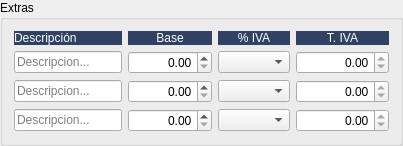
            <widget class="QGroupBox" name="groupBox">
             <property name="title">
              <string>Extras</string>
             </property>
             <layout class="QGridLayout" name="gridLayout_13">
              <item row="2" column="4">
               <widget class="QDoubleSpinBox" name="spiniva_gasto2">
                <property name="minimumSize">
                 <size>
                  <width>93</width>
                  <height>0</height>
                 </size>
                </property>
                <property name="focusPolicy">
                 <enum>Qt::NoFocus</enum>
                </property>
                <property name="alignment">
                 <set>Qt::AlignRight|Qt::AlignTrailing|Qt::AlignVCenter</set>
                </property>
                <property name="readOnly">
                 <bool>true</bool>
                </property>
                <property name="minimum">
                 <double>-100000000.000000000000000</double>
                </property>
                <property name="maximum">
                 <double>1000000000.000000000000000</double>
                </property>
               </widget>
              </item>
              <item row="0" column="0">
               <widget class="QLabel" name="label_37">
                <property name="styleSheet">
                 <string notr="true">background-color: #304163;
color: rgb(255, 255, 255);</string>
                </property>
                <property name="text">
                 <string>Descripción</string>
                </property>
               </widget>
              </item>
              <item row="0" column="4">
               <widget class="QLabel" name="label_38">
                <property name="minimumSize">
                 <size>
                  <width>93</width>
                  <height>0</height>
                 </size>
                </property>
                <property name="styleSheet">
                 <string notr="true">background-color: #304163;
color: rgb(255, 255, 255);</string>
                </property>
                <property name="text">
                 <string>T. IVA</string>
                </property>
                <property name="alignment">
                 <set>Qt::AlignCenter</set>
                </property>
               </widget>
              </item>
              <item row="3" column="4">
               <widget class="QDoubleSpinBox" name="spiniva_gasto3">
                <property name="minimumSize">
                 <size>
                  <width>93</width>
                  <height>0</height>
                 </size>
                </property>
                <property name="focusPolicy">
                 <enum>Qt::NoFocus</enum>
                </property>
                <property name="alignment">
                 <set>Qt::AlignRight|Qt::AlignTrailing|Qt::AlignVCenter</set>
                </property>
                <property name="readOnly">
                 <bool>true</bool>
                </property>
                <property name="minimum">
                 <double>-100000000.000000000000000</double>
                </property>
                <property name="maximum">
                 <double>1000000000.000000000000000</double>
                </property>
               </widget>
              </item>
              <item row="3" column="0">
               <widget class="QLineEdit" name="txtGastoDist3">
                <property name="placeholderText">
                 <string>Descripcion...</string>
                </property>
               </widget>
              </item>
              <item row="1" column="1">
               <widget class="QDoubleSpinBox" name="SpinGastoDist1">
                <property name="alignment">
                 <set>Qt::AlignRight|Qt::AlignTrailing|Qt::AlignVCenter</set>
                </property>
                <property name="maximum">
                 <double>999999999.000000000000000</double>
                </property>
               </widget>
              </item>
              <item row="2" column="1">
               <widget class="QDoubleSpinBox" name="SpinGastoDist2">
                <property name="alignment">
                 <set>Qt::AlignRight|Qt::AlignTrailing|Qt::AlignVCenter</set>
                </property>
                <property name="maximum">
                 <double>999999999.000000000000000</double>
                </property>
               </widget>
              </item>
              <item row="0" column="3">
               <widget class="QLabel" name="label_39">
                <property name="styleSheet">
                 <string notr="true">background-color: #304163;
color: rgb(255, 255, 255);</string>
                </property>
                <property name="text">
                 <string>% IVA</string>
                </property>
                <property name="alignment">
                 <set>Qt::AlignCenter</set>
                </property>
               </widget>
              </item>
              <item row="3" column="3">
               <widget class="QComboBox" name="cboporc_iva_gasto3"/>
              </item>
              <item row="2" column="3">
               <widget class="QComboBox" name="cboporc_iva_gasto2"/>
              </item>
              <item row="1" column="4">
               <widget class="QDoubleSpinBox" name="spiniva_gasto1">
                <property name="minimumSize">
                 <size>
                  <width>93</width>
                  <height>0</height>
                 </size>
                </property>
                <property name="focusPolicy">
                 <enum>Qt::NoFocus</enum>
                </property>
                <property name="alignment">
                 <set>Qt::AlignRight|Qt::AlignTrailing|Qt::AlignVCenter</set>
                </property>
                <property name="readOnly">
                 <bool>true</bool>
                </property>
                <property name="minimum">
                 <double>-100000000.000000000000000</double>
                </property>
                <property name="maximum">
                 <double>1000000000.000000000000000</double>
                </property>
               </widget>
              </item>
              <item row="2" column="0">
               <widget class="QLineEdit" name="txtGastoDist2">
                <property name="placeholderText">
                 <string>Descripcion...</string>
                </property>
               </widget>
              </item>
              <item row="3" column="1">
               <widget class="QDoubleSpinBox" name="SpinGastoDist3">
                <property name="alignment">
                 <set>Qt::AlignRight|Qt::AlignTrailing|Qt::AlignVCenter</set>
                </property>
                <property name="maximum">
                 <double>999999999.000000000000000</double>
                </property>
               </widget>
              </item>
              <item row="0" column="1">
               <widget class="QLabel" name="label_40">
                <property name="styleSheet">
                 <string notr="true">background-color: #304163;
color: rgb(255, 255, 255);</string>
                </property>
                <property name="text">
                 <string>Base</string>
                </property>
                <property name="alignment">
                 <set>Qt::AlignCenter</set>
                </property>
               </widget>
              </item>
              <item row="1" column="0">
               <widget class="QLineEdit" name="txtGastoDist1">
                <property name="placeholderText">
                 <string>Descripcion...</string>
                </property>
               </widget>
              </item>
              <item row="1" column="3">
               <widget class="QComboBox" name="cboporc_iva_gasto1"/>
              </item>
             </layout>
            </widget>
